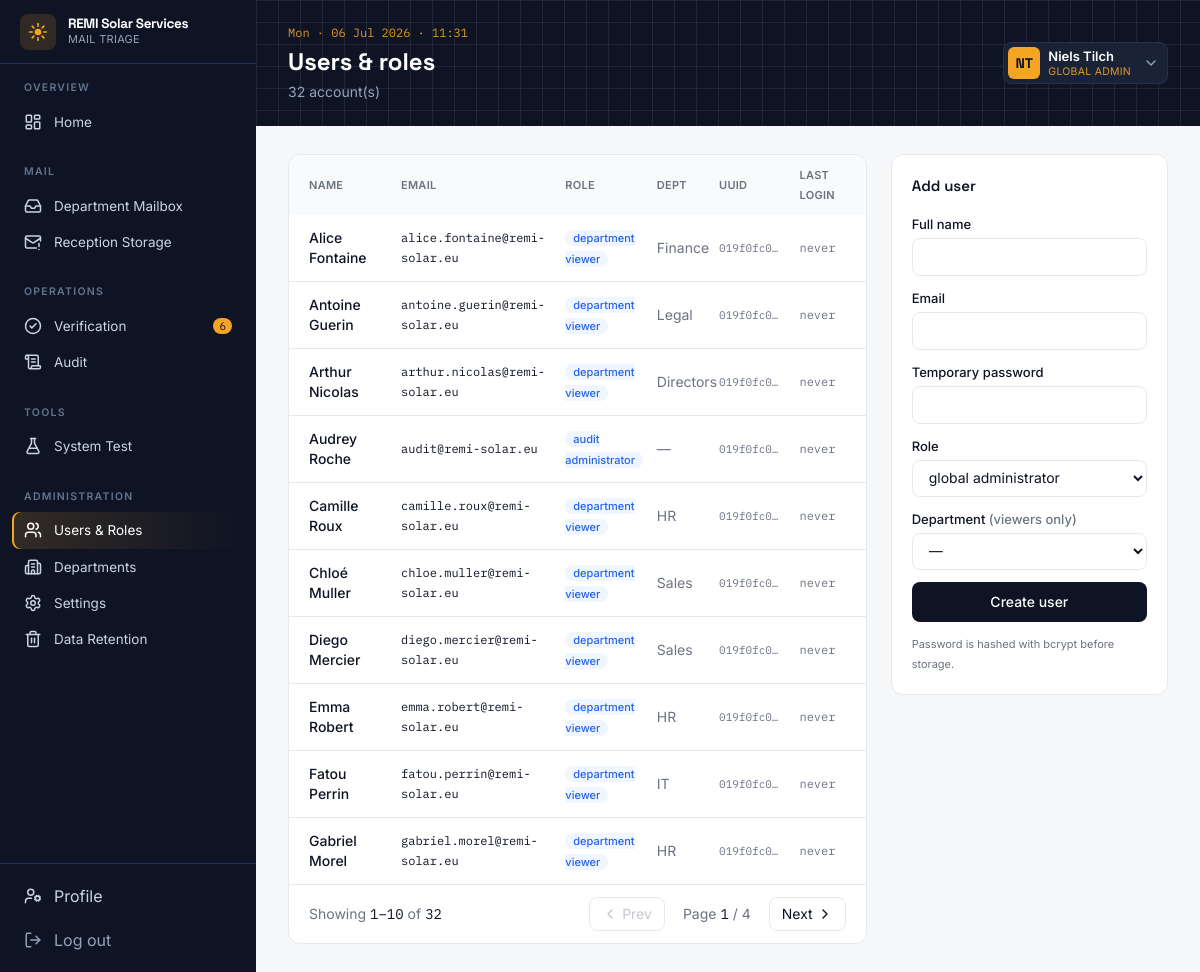
The app's page /users (signed in) with its own data.
### tables this page shows
CREATE TABLE users (
  id            INTEGER PRIMARY KEY AUTOINCREMENT,
  uuid          TEXT UNIQUE,             -- UUIDv7
  full_name     TEXT NOT NULL,
  email         TEXT NOT NULL UNIQUE,
  password_hash TEXT NOT NULL,            -- bcrypt hash
  role_id       INTEGER NOT NULL REFERENCES roles(id),
  department_id INTEGER REFERENCES departments(id),
  is_active     INTEGER NOT NULL DEFAULT 1,
  mfa_enabled   INTEGER NOT NULL DEFAULT 0,
  mfa_secret    TEXT,                     -- base32 TOTP secret (set when MFA enabled)
  last_login_at TEXT,
  created_at    TEXT NOT NULL DEFAULT (datetime('now'))
);

CREATE TABLE roles (
  id          INTEGER PRIMARY KEY AUTOINCREMENT,
  name        TEXT NOT NULL UNIQUE,
  description TEXT
);

CREATE TABLE departments (
  id            INTEGER PRIMARY KEY AUTOINCREMENT,
  uuid          TEXT UNIQUE,             -- UUIDv7
  name          TEXT NOT NULL UNIQUE,
  email_address TEXT UNIQUE,              -- e.g. it@remi-solar.eu
  description   TEXT
);

### app.py (the view)
@app.route("/users")
@page_guard("users")
def users():
    per_page = 10
    page = max(1, request.args.get("page", 1, type=int))
    total = db().execute("SELECT COUNT(*) c FROM users").fetchone()["c"]
    pages = max(1, (total + per_page - 1) // per_page)
    page = min(page, pages)
    offset = (page - 1) * per_page
    rows = db().execute("""
        SELECT u.*, r.name AS role_name, d.name AS dept_name
        FROM users u JOIN roles r ON u.role_id=r.id
        LEFT JOIN departments d ON u.department_id=d.id
        ORDER BY u.full_name LIMIT ? OFFSET ?
    """, (per_page, offset)).fetchall()
    roles = db().execute("SELECT * FROM roles").fetchall()
    depts = db().execute("SELECT * FROM departments").fetchall()
    start = 0 if total == 0 else offset + 1
    end = offset + len(rows)
    return render_template("users.html", users=rows, roles=roles, depts=depts,
                           page=page, pages=pages, total=total, start=start, end=end)

### app.py (called while the page is built)
def db():
    if "db" not in g:
        g.db = sqlite3.connect(DB_PATH)
        g.db.row_factory = sqlite3.Row
        g.db.execute("PRAGMA foreign_keys = ON;")
    return g.db

def current_user():
    uid = session.get("user_id")
    if not uid:
        return None
    return db().execute(
        """SELECT u.*, r.name AS role_name, d.name AS dept_name
           FROM users u JOIN roles r ON u.role_id = r.id
           LEFT JOIN departments d ON u.department_id = d.id
           WHERE u.id = ?""", (uid,)
    ).fetchone()

def login_required(view):
    @functools.wraps(view)
    def wrapped(*a, **kw):
        if not session.get("user_id"):
            return redirect(url_for("login"))
        return view(*a, **kw)
    return wrapped

def page_guard(page_key):
    def deco(view):
        @functools.wraps(view)
        @login_required
        def wrapped(*a, **kw):
            user = current_user()
            if user["role_name"] not in PAGE_ROLES.get(page_key, set()):
                abort(403)
            return view(*a, **kw)
        return wrapped
    return deco

@app.context_processor
def inject_nav():
    user = current_user()
    if not user:
        return {"user": None, "nav": [], "active": request.endpoint}
    role = user["role_name"]
    visible = []
    for section, items in NAV:
        allowed = [(k, label, icon) for k, label, icon, roles in items if role in roles]
        if allowed:
            visible.append((section, allowed))
    pending = db().execute("SELECT COUNT(*) c FROM review_tasks WHERE status='pending'").fetchone()["c"]
    now = dt.datetime.now().strftime("%a · %d %b %Y · %H:%M")
    return {"user": user, "nav": visible, "active": request.endpoint,
            "pending_reviews": pending, "now": now}

### templates/users.html (shortened to what this page needs)
{% extends "base.html" %}
{% block heading %}Users &amp; roles{% endblock %}
{% block subheading %}{{ total }} account(s){% endblock %}
{% block content %}
<div class="grid grid-cols-1 lg:grid-cols-3 gap-6">
  <section class="lg:col-span-2 bg-card border border-line rounded-xl overflow-hidden">
    <table class="w-full text-sm">
      <thead class="text-[11px] uppercase tracking-wide text-muted bg-surface/60">
        <tr><th class="text-left font-semibold px-5 py-2.5">Name</th><th class="text-left font-semibold py-2.5">Email</th>
            <th class="text-left font-semibold py-2.5">Role</th><th class="text-left font-semibold py-2.5">Dept</th>
            <th class="text-left font-semibold py-2.5">UUID</th><th class="text-left font-semibold px-5 py-2.5">Last login</th></tr>
      </thead>
      <tbody class="divide-y divide-line">
        {% for u in users %}
        <tr class="hover:bg-surface/60">
          <td class="px-5 py-3 font-medium">{{ u.full_name }}{% if not u.is_active %}<span class="badge bg-slate-100 text-muted ml-2">inactive</span>{% endif %}</td>
          <td class="py-3 font-mono text-[12px]">{{ u.email }}</td>
          <td class="py-3"><span class="badge bg-blue-50 text-panel">{{ u.role_name.replace('_',' ') }}</span></td>
          <td class="py-3 text-muted">{{ u.dept_name or '—' }}</td>
          <td class="py-3 font-mono text-[11px] text-muted" title="{{ u.uuid }}">{{ u.uuid[:8] }}…</td>
          <td class="px-5 py-3 text-muted font-mono text-[12px]">{{ u.last_login_at or 'never' }}</td>
        </tr>
        {% endfor %}
      </tbody>
    </table>
    {% if total %}
    <div class="flex items-center justify-between px-5 py-3 border-t border-line text-sm">
      <span class="text-muted">Showing <span class="font-mono text-ink">{{ start }}–{{ end }}</span> of <span class="font-mono text-ink">{{ total }}</span></span>
      <div class="flex items-center gap-1.5">
        {% set prev_disabled = page <= 1 %}{% set next_disabled = page >= pages %}
        <a {% if not prev_disabled %}href="{{ url_for('users', page=page-1) }}"{% endif %}
           class="px-3 py-1.5 rounded-lg border border-line flex items-center gap-1 {{ 'text-muted/40 pointer-events-none' if prev_disabled else 'text-ink hover:bg-surface' }}">
          <i data-lucide="chevron-left" class="w-4 h-4"></i> Prev</a>
        <span class="px-3 py-1.5 text-muted">Page <span class="font-mono text-ink">{{ page }}</span> / {{ pages }}</span>
        <a {% if not next_disabled %}href="{{ url_for('users', page=page+1) }}"{% endif %}
           class="px-3 py-1.5 rounded-lg border border-line flex items-center gap-1 {{ 'text-muted/40 pointer-events-none' if next_disabled else 'text-ink hover:bg-surface' }}">
          Next <i data-lucide="chevron-right" class="w-4 h-4"></i></a>
      </div>
    </div>
    {% endif %}
  </section>
  <section class="bg-card border border-line rounded-xl p-5 h-fit">
    <h2 class="font-display font-semibold text-[15px] mb-4">Add user</h2>
    <form method="post" action="{{ url_for('users_create') }}" class="space-y-3 text-sm">
      <div><label class="block text-[13px] font-medium mb-1">Full name</label>
        <input name="full_name" required class="w-full border border-line rounded-lg px-3 py-2 focus:outline-none focus:ring-2 focus:ring-sun/40"></div>
      <div><label class="block text-[13px] font-medium mb-1">Email</label>
        <input name="email" type="email" required class="w-full border border-line rounded-lg px-3 py-2 focus:outline-none focus:ring-2 focus:ring-sun/40"></div>
      <div><label class="block text-[13px] font-medium mb-1">Temporary password</label>
        <input name="password" type="text" required minlength="8" class="w-full border border-line rounded-lg px-3 py-2 font-mono focus:outline-none focus:ring-2 focus:ring-sun/40"></div>
      <div><label class="block text-[13px] font-medium mb-1">Role</label>
        <select name="role_id" required class="w-full border border-line rounded-lg px-3 py-2 bg-white">
          {% for r in roles %}<option value="{{ r.id }}">{{ r.name.replace('_',' ') }}</option>{% endfor %}</select></div>
      <div><label class="block text-[13px] font-medium mb-1">Department <span class="text-muted">(viewers only)</span></label>
        <select name="department_uuid" class="w-full border border-line rounded-lg px-3 py-2 bg-white">
          <option value="">—</option>{% for d in depts %}<option value="{{ d.uuid }}">{{ d.name }}</option>{% endfor %}</select></div>
      <button class="w-full bg-ink text-white font-medium rounded-lg py-2.5 hover:bg-inksoft transition">Create user</button>
      <p class="text-[11px] text-muted">Password is hashed with bcrypt before storage.</p>
    </form>
  </section>
</div>
{% endblock %}

### templates/base.html (shortened to what this page needs)
<!DOCTYPE html>
<html lang="en">
<head>
<script src="https://cdn.tailwindcss.com"></script>
</head>
<body class="font-sans text-ink bg-surface">
<div class="flex min-h-screen">
  <aside class="w-64 shrink-0 bg-ink text-slate-300 flex flex-col fixed h-screen z-10">
    <div class="px-5 h-16 flex items-center gap-3 border-b border-inkline">
      <div class="w-9 h-9 rounded-lg bg-sun/15 grid place-items-center">
        <svg viewBox="0 0 24 24" class="w-5 h-5 text-sun" fill="none" stroke="currentColor" stroke-width="2" stroke-linecap="round">
          <circle cx="12" cy="12" r="4" fill="currentColor" stroke="none"/>
          <path d="M12 2v3M12 19v3M2 12h3M19 12h3M5 5l2 2M17 17l2 2M19 5l-2 2M7 17l-2 2"/>
        </svg>
      </div>
      <div class="leading-tight min-w-0">
        <div class="font-display font-bold text-white text-[13.5px] whitespace-nowrap tracking-tight">REMI Solar Services</div>
        <div class="text-[11px] tracking-wide text-slate-400 uppercase">Mail Triage</div>
      </div>
    </div>
    <nav class="flex-1 overflow-y-auto py-4 px-3 space-y-6 text-[13.5px]">
      {% for section, items in nav %}
      <div>
        <p class="px-3 mb-2 text-[10.5px] font-semibold tracking-[.12em] text-slate-500 uppercase">{{ section }}</p>
        {% for key, label, icon in items %}
        <a href="{{ url_for(key) }}"
           class="nav-item flex items-center gap-3 px-3 py-2 rounded-lg {{ 'nav-active' if active==key }}">
          <i data-lucide="{{ icon }}" class="w-[18px] h-[18px]"></i>{{ label }}
          {% if key=='verification' and pending_reviews %}
          <span class="ml-auto text-[11px] font-mono bg-sun text-ink rounded-full px-1.5">{{ pending_reviews }}</span>
          {% endif %}
        </a>
        {% endfor %}
      </div>
      {% endfor %}
    </nav>
    <div class="px-3 py-3 border-t border-inkline space-y-1">
      <a href="{{ url_for('profile') }}" class="nav-item flex items-center gap-3 px-3 py-2 rounded-lg {{ 'nav-active' if active=='profile' }}">
        <i data-lucide="user-cog" class="w-[18px] h-[18px]"></i>Profile</a>
      <a href="{{ url_for('logout') }}" class="nav-item flex items-center gap-3 px-3 py-2 rounded-lg text-slate-400">
        <i data-lucide="log-out" class="w-[18px] h-[18px]"></i>Log out</a>
    </div>
  </aside>
  <main class="flex-1 ml-64 min-w-0">
    <header class="bg-ink text-white">
      <div class="grid-tex">
        <div class="px-8 py-6 flex items-center justify-between">
          <div>
            <p class="text-[12px] font-mono text-sun/90 mb-1">{{ now }}</p>
            <h1 class="font-display text-2xl font-bold">{% block heading %}{% endblock %}</h1>
            <p class="text-slate-400 text-sm mt-1">{% block subheading %}{% endblock %}</p>
          </div>
          <div class="relative" x-dropdown>
            <button type="button" onclick="this.nextElementSibling.classList.toggle('hidden')"
              class="flex items-center gap-2 bg-inksoft border border-inkline rounded-lg pl-1 pr-2 py-1 hover:border-sun/50 transition">
              <div class="w-8 h-8 rounded-md bg-sun text-ink grid place-items-center font-display font-bold text-sm">
                {{ user.full_name.split()|map('first')|join|upper }}</div>
              <div class="leading-tight text-left">
                <div class="text-[13px] font-semibold">{{ user.full_name }}</div>
                <div class="text-[10.5px] text-sun/90 uppercase tracking-wide">{{ user.role_name.replace('_',' ').replace(' administrator',' admin') }}</div>
              </div>
              <i data-lucide="chevron-down" class="w-4 h-4 text-slate-400 ml-1"></i>
            </button>
          </div>
        </div>
      </div>
    </header>
    <div class="px-8 py-7 space-y-6">
      {% block content %}{% endblock %}
    </div>
  </main>
</div>
</body>
</html>

### templates/base.html (style rules this page uses)
.nav-item { transition:all .15s ease }
.nav-active { background:linear-gradient(90deg,rgba(245,165,36,.16),transparent);box-shadow:inset 2px 0 0 #F5A524;color:#fff }
.grid-tex { background-image:linear-gradient(#ffffff14 1px,transparent 1px),linear-gradient(90deg,#ffffff14 1px,transparent 1px);background-size:22px 22px }
.badge { font-size:11px;font-weight:500;padding:1px 8px;border-radius:9999px }

### records on screen
users: full_name "Niels Tilch"
roles: role_name.replace "GLOBAL ADMIN"
users: full_name "Alice Fontaine", email "alice.fontaine@remi-solar.eu", role_name.replace "department viewer", name "Finance", uuid "019f0fc0", last_login_at "never"
users: full_name "Antoine Guerin", email "antoine.guerin@remi-solar.eu", role_name.replace "department viewer", name "Legal", uuid "019f0fc0", last_login_at "never"
users: full_name "Arthur Nicolas", email "arthur.nicolas@remi-solar.eu", role_name.replace "department viewer", name "Directors", uuid "019f0fc0", last_login_at "never"
users: full_name "Audrey Roche", email "audit@remi-solar.eu", role_name.replace "audit administrator", dept_name "—", uuid "019f0fc0", last_login_at "never"
users: full_name "Camille Roux", email "camille.roux@remi-solar.eu", role_name.replace "department viewer", name "HR", uuid "019f0fc0", last_login_at "never"
users: full_name "Chloé Muller", email "chloe.muller@remi-solar.eu", role_name.replace "department viewer", name "Sales", uuid "019f0fc0", last_login_at "never"
users: full_name "Diego Mercier", email "diego.mercier@remi-solar.eu", role_name.replace "department viewer", name "Sales", uuid "019f0fc0", last_login_at "never"
users: full_name "Emma Robert", email "emma.robert@remi-solar.eu", role_name.replace "department viewer", name "HR", uuid "019f0fc0", last_login_at "never"
users: full_name "Fatou Perrin", email "fatou.perrin@remi-solar.eu", role_name.replace "department viewer", name "IT", uuid "019f0fc0", last_login_at "never"
users: full_name "Gabriel Morel", email "gabriel.morel@remi-solar.eu", role_name.replace "department viewer", name "HR", uuid "019f0fc0", last_login_at "never"

### other values on screen
{{ section }} "OVERVIEW" "MAIL" "OPERATIONS" "TOOLS" "ADMINISTRATION"
{{ label }} "Home" "Department Mailbox" "Reception Storage" "Verification" "Audit" "System Test" "Users & Roles" "Departments" "Settings" "Data Retention"
{{ pending_reviews }} "6"
{{ total }} "32"
{{ user.full_name.split()|map('first')|join|upper }} "NT"
{{ start }} "1"
{{ end }} "10"
{{ page }} "1"
{{ pages }} "4"
form field role_id "global administrator"
